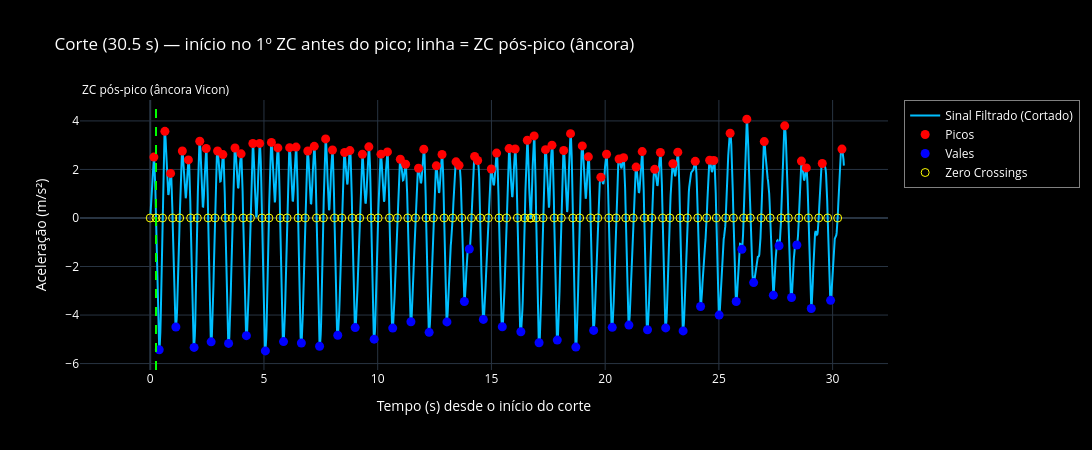

The cell this chart's notebook holds for it:
### Code cell
# =====================================================
# 5. Detecção de Picos, Vales, Zero Crossings e Corte Automático (30.5 s)
# =====================================================


# --- Sinal de trabalho (aceleração Y filtrada) ---
sinal  = Signal_filtered_accY_sp
tempo  = New_Time_accY_sp

# --- Parâmetros ---
altura_minima         = 1  # m/s²  - limiar mínimo para aceitar um pico/vale
silencio_dur          = 1.0   # s     - duração mínima de silêncio antes do 1º pico
janela_sequencia      = 15.0  # s     - janela após o pico para validar sequência
min_picos_sequencia   = 4     # picos - nº mínimo de picos (incl. o candidato) na janela
gap_max_picos         = 3  # s     - gap máximo entre picos consecutivos na sequência
duracao_corte         = 30.5  # s     - duração a partir do ZC anterior ao 1º pico

# =====================================================
# (a) Zero crossings com interpolação linear
# =====================================================
zc_indices = np.where(np.diff(np.sign(sinal)))[0]
zc_times = []
for i in zc_indices:
    x1, x2 = tempo[i], tempo[i+1]
    y1, y2 = sinal[i], sinal[i+1]
    if (y2 - y1) != 0:
        zc_times.append(x1 - y1 * (x2 - x1) / (y2 - y1))
zc_times = np.array(zc_times)

# =====================================================
# (b) Picos e vales válidos (acima do limiar)
# =====================================================
picos_idx, _ = find_peaks( sinal, height=altura_minima)
vales_idx, _ = find_peaks(-sinal, height=altura_minima)

# =====================================================
# (c) Primeiro pico válido - critérios simultâneos:
#     (1) Silêncio contínuo imediatamente antes do pico
#         com duração >= silencio_dur  (1 s, podendo ser maior)
#         Silêncio: |sinal| < altura_minima
#     (2) Sequência consistente e REGULAR depois do pico:
#         - pelo menos min_picos_sequencia picos (incluindo o candidato)
#           dentro da janela de janela_sequencia segundos;
#         - gap entre picos consecutivos dessa sequência inicial
#           <= gap_max_picos  (rejeita pico isolado antes de platô)
# =====================================================
picos_tempos = tempo[picos_idx]

def _sequencia_regular(p_pos):
    """Verifica se, a partir do pico em picos_idx[p_pos], existem
    min_picos_sequencia picos consecutivos dentro de janela_sequencia
    e com gap máximo <= gap_max_picos."""
    if p_pos + min_picos_sequencia - 1 >= len(picos_idx):
        return False
    seq_t = tempo[picos_idx[p_pos : p_pos + min_picos_sequencia]]
    if (seq_t[-1] - seq_t[0]) > janela_sequencia:
        return False
    gaps = np.diff(seq_t)
    if np.any(gaps > gap_max_picos):
        return False
    return True

primeiro_pico = None
for p_pos, p in enumerate(picos_idx):
    t_p = tempo[p]

    # (1) Silêncio anterior
    j = p - 1
    while j >= 0 and abs(sinal[j]) < altura_minima:
        j -= 1
    dur_silencio = tempo[p] - tempo[j + 1] if (j + 1) <= p else 0.0
    if dur_silencio < silencio_dur:
        continue

    # (2) Sequência posterior regular
    if not _sequencia_regular(p_pos):
        continue

    primeiro_pico = p
    break

# Fallback: se nenhum pico passar nos dois critérios, tenta apenas
# a "sequência regular" (sem exigir silêncio prévio estrito)
if primeiro_pico is None and len(picos_idx) > 0:
    for p_pos, p in enumerate(picos_idx):
        if _sequencia_regular(p_pos):
            primeiro_pico = int(p)
            print("[aviso] Nenhum pico com silêncio >= "
                  f"{silencio_dur:.1f}s + sequência regular - "
                  "usando 1º pico com sequência regular.")
            break

if primeiro_pico is None and len(picos_idx) > 0:
    primeiro_pico = int(picos_idx[0])
    print("[aviso] Fallback final: usando o 1º pico detectado.")

t_primeiro_pico = tempo[primeiro_pico]

# =====================================================
# (d1) Âncora p/ alinhamento com Vicon: 1º zero crossing DEPOIS do 1º pico
#      (equivale, na exportação, ao 1º pico do Vicon)
# =====================================================
zc_posteriores = zc_times[zc_times > t_primeiro_pico]
if len(zc_posteriores) > 0:
    t_zc_apos_pico_sp = float(zc_posteriores[0])
else:
    t_zc_apos_pico_sp = float(tempo[primeiro_pico])
    print("[aviso] Nenhum ZC após o 1º pico; âncora de alinhamento = tempo do pico.")

# =====================================================
# (d2) Início do corte: 1º zero crossing ANTES do 1º pico; 30.5 s a partir daqui
# =====================================================
zc_anteriores = zc_times[zc_times < t_primeiro_pico]
t_inicio = float(zc_anteriores[-1]) if len(zc_anteriores) > 0 else float(tempo[0])

# =====================================================
# (e) Corte: t_inicio (ZC pré-pico) até t_inicio + 30.5 s
# =====================================================
t_fim = min(t_inicio + duracao_corte, tempo[-1])
mask_corte   = (tempo >= t_inicio) & (tempo <= t_fim)
tempo_cortado = tempo[mask_corte] - t_inicio   # zerar o tempo
sinal_cortado = sinal[mask_corte]

# Eventos dentro do intervalo do corte (em tempo zerado)
picos_cort_idx  = [i for i in picos_idx if t_inicio <= tempo[i] <= t_fim]
vales_cort_idx  = [i for i in vales_idx if t_inicio <= tempo[i] <= t_fim]
zc_cort_times   = [t for t in zc_times  if t_inicio <= t       <= t_fim]

picos_t = [tempo[i] - t_inicio for i in picos_cort_idx]
picos_y = [sinal[i]            for i in picos_cort_idx]
vales_t = [tempo[i] - t_inicio for i in vales_cort_idx]
vales_y = [sinal[i]            for i in vales_cort_idx]
zc_t    = [t - t_inicio        for t in zc_cort_times]

print(f"1º pico válido (acel. Y filtrada): t = {t_primeiro_pico:.3f} s")
print(f"1º ZC após o pico (âncora alinhamento ↔ Vicon): t = {t_zc_apos_pico_sp:.3f} s")
print(f"Início do corte (1º ZC antes do pico): t = {t_inicio:.3f} s")
print(f"Fim do corte: t = {t_fim:.3f} s  (duração = {t_fim - t_inicio:.3f} s)")

# =====================================================
# (f) Plot - Sinal filtrado cortado + picos, vales e zero crossings
# =====================================================
fig_corte = go.Figure()

fig_corte.add_trace(go.Scatter(
    x=tempo_cortado, y=sinal_cortado,
    mode='lines', name='Sinal Filtrado (Cortado)',
    line=dict(color='deepskyblue')
))

fig_corte.add_trace(go.Scatter(
    x=picos_t, y=picos_y, mode='markers', name='Picos',
    marker=dict(color='red', size=9, symbol='circle')
))

fig_corte.add_trace(go.Scatter(
    x=vales_t, y=vales_y, mode='markers', name='Vales',
    marker=dict(color='blue', size=9, symbol='circle')
))

fig_corte.add_trace(go.Scatter(
    x=zc_t, y=[0] * len(zc_t), mode='markers', name='Zero Crossings',
    marker=dict(color='yellow', size=8, symbol='circle-open')
))

fig_corte.add_vline(
    x=float(t_zc_apos_pico_sp - t_inicio),
    line_dash="dash", line_color="lime", line_width=2,
    annotation_text="ZC pós-pico (âncora Vicon)", annotation_position="top",
)

fig_corte.update_layout(
    title="Corte (30.5 s) — início no 1º ZC antes do pico; linha = ZC pós-pico (âncora)",
    xaxis_title="Tempo (s) desde o início do corte",
    yaxis_title="Aceleração (m/s²)",
    template="plotly_dark",
    width=1500, height=450,
    plot_bgcolor='black', paper_bgcolor='black', font=dict(color='white'),
    legend=dict(x=1.02, y=1, xanchor='left', yanchor='top', bordercolor='gray', borderwidth=1)
)

fig_corte.show()

### Figure 1 — Plotly figure (JSON) as saved in the notebook; plotly's stock layout.template omitted (floating-point values rounded to 4 significant figures; data arrays with more than 128 entries replaced by an {"elided": "..."} marker saying what was removed)
{"data": [{"line": {"color": "deepskyblue"}, "mode": "lines", "name": "Sinal Filtrado (Cortado)", "type": "scatter", "x": {"elided": "1830 float values"}, "y": {"elided": "1830 float values"}}, {"marker": {"color": "red", "size": 9, "symbol": "circle"}, "mode": "markers", "name": "Picos", "type": "scatter", "x": [0.1611, 0.6444, 0.8944, 1.411, 1.678, 2.178, 2.461, 2.961, 3.194, 3.728, 3.994, 4.511, 4.811, 5.328, 5.611, 6.128, 6.411, 6.928, 7.211, 7.711, 8.011, 8.544, 8.778, 9.328, 9.611, 10.14, 10.43, 10.99, 11.23, 11.79, 12.03, 12.58, 12.83, 13.44, 13.58, 14.26, 14.39, 14.99, 15.23, 15.78, 16.04, 16.58, 16.88, 17.38, 17.66, 18.18, 18.48, 18.99, 19.26, 19.81, 20.06, 20.61, 20.81, 21.36, 21.63, 22.18, 22.43, 22.98, 23.19, 23.96, 24.59, 24.78, 25.49, 26.23, 26.99, 27.89, 28.63, 28.84, 29.54, 30.41], "y": [2.51, 3.569, 1.835, 2.76, 2.393, 3.163, 2.862, 2.76, 2.611, 2.884, 2.644, 3.068, 3.074, 3.114, 2.888, 2.897, 2.922, 2.761, 2.953, 3.258, 2.799, 2.7, 2.778, 2.624, 2.931, 2.631, 2.723, 2.42, 2.213, 2.049, 2.833, 2.149, 2.614, 2.312, 2.168, 2.531, 2.369, 2.016, 2.673, 2.86, 2.843, 3.202, 3.383, 2.815, 3.002, 2.779, 3.476, 2.969, 2.52, 1.679, 2.625, 2.428, 2.482, 2.097, 2.735, 2.003, 2.697, 2.235, 2.714, 2.333, 2.379, 2.369, 3.491, 4.073, 3.148, 3.798, 2.344, 2.064, 2.246, 2.839]}, {"marker": {"color": "blue", "size": 9, "symbol": "circle"}, "mode": "markers", "name": "Vales", "type": "scatter", "x": [0.3944, 1.128, 1.928, 2.678, 3.444, 4.228, 5.061, 5.861, 6.644, 7.444, 8.244, 9.011, 9.844, 10.66, 11.46, 12.26, 13.04, 13.81, 14.03, 14.64, 15.48, 16.29, 17.09, 17.89, 18.71, 19.49, 20.31, 21.04, 21.86, 22.66, 23.43, 24.19, 25.01, 25.76, 26.01, 26.53, 27.39, 27.64, 28.19, 28.43, 29.06, 29.91], "y": [-5.428, -4.493, -5.333, -5.104, -5.169, -4.85, -5.476, -5.094, -5.154, -5.288, -4.833, -4.517, -4.993, -4.537, -4.278, -4.713, -4.282, -3.442, -1.277, -4.18, -4.483, -4.687, -5.14, -5.032, -5.321, -4.634, -4.506, -4.415, -4.604, -4.531, -4.653, -3.649, -4.002, -3.442, -1.289, -2.663, -3.181, -1.146, -3.278, -1.115, -3.728, -3.394]}, {"marker": {"color": "yellow", "size": 8, "symbol": "circle-open"}, "mode": "markers", "name": "Zero Crossings", "type": "scatter", "x": [0, 0.2536, 0.538, 0.9832, 1.295, 1.776, 2.072, 2.546, 2.846, 3.298, 3.616, 4.085, 4.406, 4.911, 5.217, 5.71, 6.019, 6.501, 6.811, 7.308, 7.612, 8.099, 8.423, 8.879, 9.211, 9.71, 10.02, 10.52, 10.87, 11.32, 11.66, 12.13, 12.45, 12.92, 13.3, 13.7, 14.12, 14.51, 14.86, 15.33, 15.66, 16.14, 16.47, 16.72, 16.73, 16.97, 17.27, 17.76, 18.07, 18.58, 18.88, 19.36, 19.68, 20.16, 20.48, 20.91, 21.23, 21.72, 22.05, 22.52, 22.84, 23.29, 23.61, 24.07, 24.46, 24.89, 25.3, 25.64, 26.09, 26.38, 26.86, 27.25, 27.73, 28.05, 28.51, 28.94, 29.39, 29.78, 30.22], "y": [0, 0, 0, 0, 0, 0, 0, 0, 0, 0, 0, 0, 0, 0, 0, 0, 0, 0, 0, 0, 0, 0, 0, 0, 0, 0, 0, 0, 0, 0, 0, 0, 0, 0, 0, 0, 0, 0, 0, 0, 0, 0, 0, 0, 0, 0, 0, 0, 0, 0, 0, 0, 0, 0, 0, 0, 0, 0, 0, 0, 0, 0, 0, 0, 0, 0, 0, 0, 0, 0, 0, 0, 0, 0, 0, 0, 0, 0, 0]}], "layout": {"annotations": [{"showarrow": false, "text": "ZC pós-pico (âncora Vicon)", "x": 0.2536, "xanchor": "center", "xref": "x", "y": 1, "yanchor": "bottom", "yref": "y domain"}], "font": {"color": "white"}, "height": 450, "legend": {"bordercolor": "gray", "borderwidth": 1, "x": 1.02, "xanchor": "left", "y": 1, "yanchor": "top"}, "paper_bgcolor": "black", "plot_bgcolor": "black", "shapes": [{"line": {"color": "lime", "dash": "dash", "width": 2}, "type": "line", "x0": 0.2536, "x1": 0.2536, "xref": "x", "y0": 0, "y1": 1, "yref": "y domain"}], "title": {"text": "Corte (30.5 s) — início no 1º ZC antes do pico; linha = ZC pós-pico (âncora)"}, "width": 1500, "xaxis": {"title": {"text": "Tempo (s) desde o início do corte"}}, "yaxis": {"title": {"text": "Aceleração (m/s²)"}}}}
